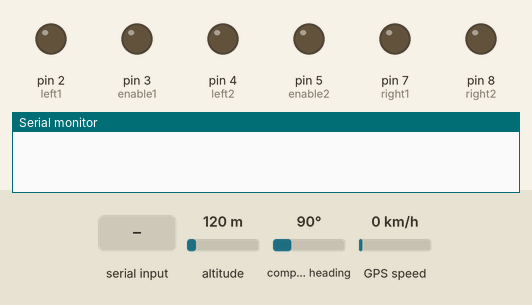
Simulated run of this sketch. Board: Teensy 4. On the bench: output pins drawn as LEDs (lit = HIGH), the last lines printed to the serial monitor. Inputs (shaded band) come from the test bench; at power-on: compass heading 90°, altitude 120 m, GPS speed 0 km/h. The GPS gets a fix after 3 s at 37.7749, -122.4194 with 8 satellites.

Above: at 0.0 s.
At 2.2 s:
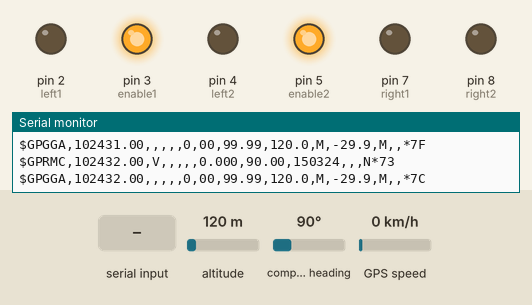
2.3 s: compass heading set to 269°
At 3.6 s:
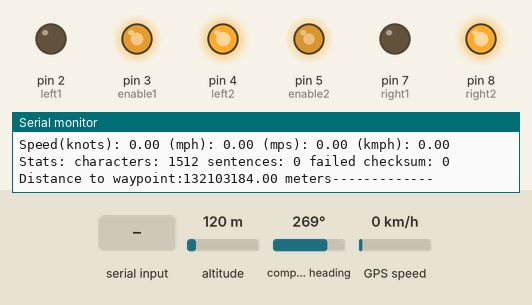
4.5 s: "l" received over the second serial link
6.5 s: altitude set to 500 m
10.5 s: GPS speed set to 30 km/h
Timing chart, 0 to 13.5 s (numbered marks = the images above; inputs shaded):
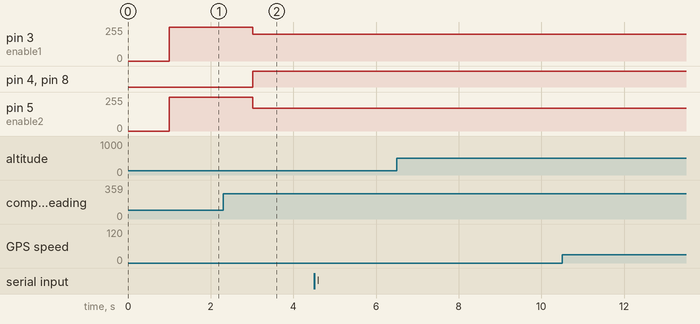

The sketch:

GPS_waypoint.ino
```cpp
  /*********************
 *10 to GPS Module TX*
 *09 to GPS Module RX*
 *********************/
int left1= 2, left2= 4, right1= 7, right2= 8, enable1=3, enable2= 5, ir3=12, ir4=11, ir1=10, ir2=13;

#include <SoftwareSerial.h>
#include <TinyGPS.h>
#include<Wire.h>


SoftwareSerial mySerial(A8,A9); //TX,RX
TinyGPS gps;


float currentLat,
      currentLong,
      targetLat,
      targetLong;
float distanceToTarget,            // current distance to target (current waypoint)
    originalDistanceToTarget;    // distance to original waypoing when we started navigating to it/


long lat, lon;
float flat, flon;
unsigned long age, date, time, chars;
int year;
byte month, day, hour, minute, second, hundredths;
unsigned short sentences, failed;

#define WAYPOINT_DIST_TOLERANE  2   // tolerance in meters to waypoint; once within this tolerance, will advance to the next waypoint
#define NUMBER_WAYPOINTS 3          // enter the numebr of way points here (will run from 0 to (n-1))
int waypointNumber = -1;            // current waypoint number; will run from 0 to (NUMBER_WAYPOINTS -1); start at -1 and gets initialized during setup()
float waypointLat[NUMBER_WAYPOINTS] = {28.52407,28.52410,28.52416};
float waypointLong[NUMBER_WAYPOINTS]= {77.57158,77.57159,77.57160};

void gpsdump(TinyGPS &gps);
void printFloat(double f, int digits = 2);

void setup()
{

  // Oploen serial communications and wait for port to open:
  Serial.begin(9600);
  Wire.begin(); // Start the I2C interface.
  // set the data rate for the SoftwareSerial port
  mySerial.begin(9600);
  delay(1000);
  Serial.println("uBlox Neo 6M");
  Serial.print("Testing TinyGPS library v. "); Serial.println(TinyGPS::library_version());
  Serial.println("by Mikal Hart");
  Serial.println();
  Serial.print("Sizeof(gpsobject) = ");
  Serial.println(sizeof(TinyGPS));
  pinMode(left1,OUTPUT);
  pinMode(left2,OUTPUT);
  pinMode(right1,OUTPUT);
  pinMode(right2,OUTPUT);
  pinMode(enable1,OUTPUT);
  pinMode(enable2,OUTPUT);
  digitalWrite(enable1,HIGH);
  digitalWrite(enable2,HIGH);
  Serial.println();
}

void forward()
{
   analogWrite(enable1,200);
   analogWrite(enable2,172);
   digitalWrite(left2,HIGH);
   digitalWrite(right2,HIGH); //Forward
   digitalWrite(left1,LOW);
   digitalWrite(right1,LOW);
}

void Stop()
{
   digitalWrite(left2,LOW);
   digitalWrite(right2,LOW); //Stop
   digitalWrite(left1,LOW);
   digitalWrite(right1,LOW);
}

void slow()
{
   analogWrite(enable1,148.5);
   analogWrite(enable2,96);
   digitalWrite(left2,HIGH);
   digitalWrite(right2,HIGH); //Forward
   digitalWrite(left1,LOW);
   digitalWrite(right1,LOW);
}

void rright()
{
  digitalWrite(left2,HIGH);
  digitalWrite(right2,LOW); //Onthespotright
  digitalWrite(left1,LOW);
  digitalWrite(right1,HIGH);

}

void rleft()
{
  digitalWrite(left2,LOW);
  digitalWrite(right2,HIGH); //Onthespotleft
  digitalWrite(left1,HIGH);
  digitalWrite(right1,LOW);

}

float distanceToWaypoint(int i)
{
    int R=6371000; // Radius of Earth
    //Setting co-ordinates of current waypoint as targets
    targetLat = waypointLat[i];
    targetLong = waypointLong[i];

    float deltalong = currentLong - targetLong;
    float deltalat = currentLat-targetLat;
    float a= (sq(sin(deltalat/2))+cos(targetLat)*cos(currentLat)*(sq(sin(deltalong/2))));
    float c=2*atan2(sqrt(a), sqrt(1-a));
    distanceToTarget = c*R*10;

    // check to see if we have reached the current waypoint
    //if (distanceToTarget <= WAYPOINT_DIST_TOLERANE)
      //nextWaypoint();

  return distanceToTarget;
}  // distanceToWaypoint()


int i=0;

void loop() // run over and over
{
  bool newdata = false;
  unsigned long start = micros();
  // Every 5 seconds we print an update
  while (micros() - start < 5000)
  {
    if (mySerial.available())
    {
      char c = mySerial.read();
      Serial.print(c);  // uncomment to see raw GPS data
      if (gps.encode(c))
      {
        newdata = true;
        break;  // uncomment to print new data immediately!
      }
    }
  }

  if (newdata)
  {
    Serial.println("Acquired Data");
    Serial.println("-------------");
    gpsdump(gps);
    currentLat=flat;
    currentLong=flon;
    float dis=distanceToWaypoint(i);
    Serial.print("Distance to waypoint:"); Serial.print(dis); Serial.print(" meters");
    char ch=Serial.read();
    while(Serial.available())
    {
      if (ch=='l')
      {
        rleft();
        delay(100);
      }
    }
    if(dis >= 4.00)
    {
     forward();
    }
    else if( (dis<=4.00) && (dis>WAYPOINT_DIST_TOLERANE))
    {
      slow();
    }
    else if(dis<WAYPOINT_DIST_TOLERANE)
    {
     Stop();
     delay(1000);
     //rright();
     i++;
     forward();
    }

    Serial.println("-------------");
    Serial.println();
  }

  if(i==NUMBER_WAYPOINTS)
  {
    Stop();
    exit(0);
  }

}

void gpsdump(TinyGPS &gps)
{


  gps.get_position(&lat, &lon, &age);
  Serial.print("Lat/  Long(10^-5 deg): "); Serial.print(lat); Serial.print(", "); Serial.print(lon);
  Serial.print(" Fix age: "); Serial.print(age); Serial.println("ms.");

  // On Arduino, GPS characters may be lost during lengthy Serial.print()
  // On Teensy, Serial prints to USB, which has large output buffering and
  //   runs very fast, so it's not necessary to worry about missing 4800
  //   baud GPS characters.

  gps.f_get_position(&flat, &flon, &age);
  Serial.print("Lat/Long(float): "); printFloat(flat, 5); Serial.print(", "); printFloat(flon, 5);
    Serial.print(" Fix age: "); Serial.print(age); Serial.println("ms.");

  gps.get_datetime(&date, &time, &age);
  Serial.print("Date(ddmmyy): "); Serial.print(date); Serial.print(" Time(hhmmsscc): ");
    Serial.print(time);
  Serial.print(" Fix age: "); Serial.print(age); Serial.println("ms.");

  gps.crack_datetime(&year, &month, &day, &hour, &minute, &second, &hundredths, &age);
  Serial.print("Date: "); Serial.print(static_cast<int>(month)); Serial.print("/");
  Serial.print(static_cast<int>(day)); Serial.print("/"); Serial.print(year);
  Serial.print("  Time: "); Serial.print(static_cast<int>(hour+5.5));  Serial.print(":"); //Serial.print("UTC +08:00 Malaysia");
  Serial.print(static_cast<int>(minute)); Serial.print(":"); Serial.print(static_cast<int>(second));
  Serial.print("."); Serial.print(static_cast<int>(hundredths)); Serial.print(" UTC + 05:30 India");
  Serial.print("  Fix age: ");  Serial.print(age); Serial.println("ms.");

  Serial.print("Alt(cm): "); Serial.print(gps.altitude()); Serial.print(" Course(10^-2 deg): ");
  Serial.print(gps.course()); Serial.print(" Speed(10^-2 knots): "); Serial.println(gps.speed());
  Serial.print("Alt(float): "); printFloat(gps.f_altitude()); Serial.print(" Course(float): ");
  printFloat(gps.f_course()); Serial.println();
  Serial.print("Speed(knots): "); printFloat(gps.f_speed_knots()); Serial.print(" (mph): ");
  printFloat(gps.f_speed_mph());
  Serial.print(" (mps): "); printFloat(gps.f_speed_mps()); Serial.print(" (kmph): ");
  printFloat(gps.f_speed_kmph()); Serial.println();

  gps.stats(&chars, &sentences, &failed);
  Serial.print("Stats: characters: "); Serial.print(chars); Serial.print(" sentences: ");
  Serial.print(sentences); Serial.print(" failed checksum: "); Serial.println(failed);
}

void printFloat(double number, int digits)
{
  // Handle negative numbers
  if (number < 0.0)
  {
     Serial.print('-');
     number = -number;
  }

  // Round correctly so that print(1.999, 2) prints as "2.00"
  double rounding = 0.5;
  for (uint8_t i=0; i<digits; ++i)
    rounding /= 10.0;

  number += rounding;

  // Extract the integer part of the number and print it
  unsigned long int_part = (unsigned long)number;
  double remainder = number - (double)int_part;
  Serial.print(int_part);

  // Print the decimal point, but only if there are digits beyond
  if (digits > 0)
    Serial.print(".");

  // Extract digits from the remainder one at a time
  while (digits-- > 0)
  {
    remainder *= 10.0;
    int toPrint = int(remainder);
    Serial.print(toPrint);
    remainder -= toPrint;
  }
}
```
